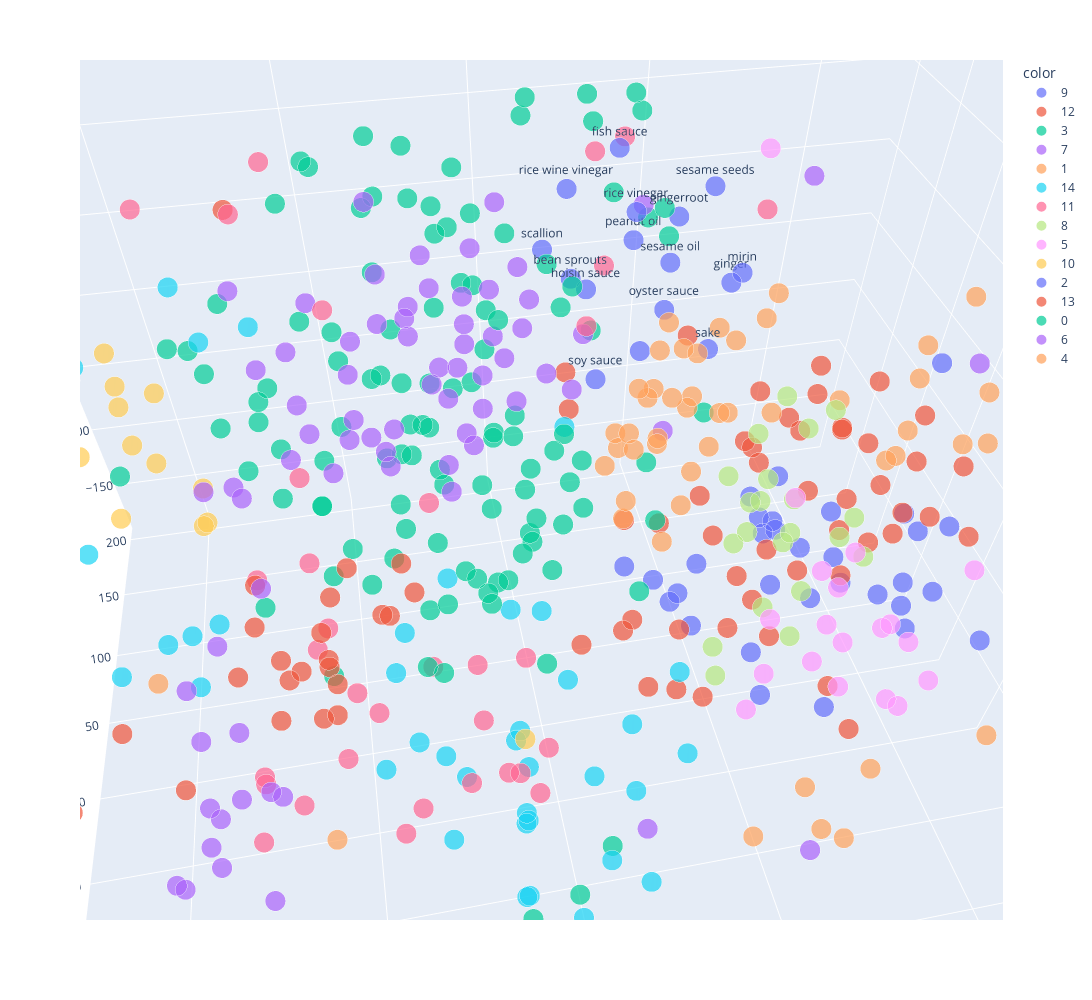

This figure's notebook cell:
### Code cell
fig = px.scatter_3d(
    x=x, y=y, z=z,
    size = [1.2 for i in sizes],
    #size = [s.values[0]**2 for s in sizes],
    #title=f'Total Explained Variance: {total_var:.2f}%',
    text=labels_filtered,
    height = 1000, 
    width = 1400, 
    color = [str(elem) for elem in kmeans]
)

#fig.update_traces(
#    textfont_size=[s.values[0]/2 for s in sizes]
#)
fig.show()

### Figure 1 — Plotly figure (JSON) as saved in the notebook; plotly's stock layout.template omitted (floating-point values rounded to 4 significant figures)
{"data": [{"hovertemplate": "color=9<br>x=%{x}<br>y=%{y}<br>z=%{z}<br>size=%{marker.size}<br>text=%{text}<extra></extra>", "legendgroup": "9", "marker": {"color": "#636efa", "size": [1.2, 1.2, 1.2, 1.2, 1.2, 1.2, 1.2, 1.2, 1.2, 1.2, 1.2, 1.2, 1.2, 1.2, 1.2, 1.2, 1.2, 1.2, 1.2, 1.2, 1.2, 1.2, 1.2, 1.2, 1.2, 1.2, 1.2, 1.2, 1.2, 1.2, 1.2, 1.2, 1.2, 1.2], "sizemode": "area", "sizeref": 0.003, "symbol": "circle"}, "mode": "markers+text", "name": "9", "scene": "scene", "showlegend": true, "text": [null, null, null, null, null, null, null, null, null, null, null, null, null, null, null, null, null, null, null, null, null, null, null, null, null, null, null, null, null, null, null, null, null, null], "type": "scatter3d", "x": [57.42, 145.9, 109.9, 105.1, 45.62, 139.6, 79.77, 83.82, 169.2, 43.2, 128.3, 174.1, 165.5, 137.4, 93.57, 170.7, 172.6, 132.0, 43.03, 119.8, 85.82, 35.48, 76.63, 61.61, 130.4, 111.5, 69.27, 59.77, 54.97, 122.1, 76.27, 50.45, 130.3, 61.37], "y": [-54.45, -71.59, -72.42, -71.89, -59.43, -69.21, 57.04, -73.11, -104.4, -91.4, 33.76, -101.0, -24.13, 39.51, -49.22, -131.1, -63.12, -77.34, -154.9, -110.1, -117.0, -91.3, -75.91, -163.5, -104.5, -116.3, 83.76, -127.8, -110.7, -42.54, -54.2, 29.27, -106.0, -110.3], "z": [4.495, 25.47, 17.8, -8.862, -12.73, -17.61, -142.6, 6.539, -12.62, 11.91, -72.43, 38.86, 74.54, -47.84, 13.23, -2.548, -30.58, 44.91, 56.6, 29.62, 59.4, 34.03, 50.16, 57.14, 5.436, 52.9, -158.5, 95.58, 84.93, 12.15, 42.11, 57.07, 68.11, 14.91]}, {"hovertemplate": "color=12<br>x=%{x}<br>y=%{y}<br>z=%{z}<br>size=%{marker.size}<br>text=%{text}<extra></extra>", "legendgroup": "12", "marker": {"color": "#EF553B", "size": [1.2, 1.2, 1.2, 1.2, 1.2, 1.2, 1.2, 1.2, 1.2, 1.2, 1.2, 1.2, 1.2, 1.2, 1.2, 1.2, 1.2, 1.2, 1.2, 1.2, 1.2, 1.2, 1.2, 1.2, 1.2, 1.2, 1.2, 1.2, 1.2, 1.2, 1.2, 1.2, 1.2, 1.2, 1.2, 1.2, 1.2, 1.2, 1.2, 1.2, 1.2, 1.2, 1.2, 1.2, 1.2, 1.2, 1.2, 1.2, 1.2, 1.2, 1.2, 1.2], "sizemode": "area", "sizeref": 0.003, "symbol": "circle"}, "mode": "markers+text", "name": "12", "scene": "scene", "showlegend": true, "text": [null, null, null, null, null, null, null, null, null, null, null, null, null, null, null, null, null, null, null, null, null, null, null, null, null, null, null, null, null, null, null, null, null, null, null, null, null, null, null, null, null, null, null, null, null, null, null, null, null, null, null, null], "type": "scatter3d", "x": [97.26, 85.39, -135.6, 33.07, 38.34, 183.1, 223.0, 75.05, -212.4, 161.4, 43.21, 68.27, 123.9, 139.4, 184.6, 118.1, 132.0, 125.0, 88.71, 183.2, 131.0, -185.7, 100.7, 64.75, 60.91, 143.9, 38.75, 187.4, 126.7, 173.9, 134.2, 68.94, 41.21, 161.7, 102.7, 107.3, 182.2, 140.7, 198.4, 115.6, 162.2, 10.03, 90.42, 150.0, 157.8, 183.3, 114.7, 103.4, 99.18, -212.0, 87.33, 42.38], "y": [-59.88, -58.02, 177.7, -23.27, -65.78, -1.431, -54.54, -5.352, -93.2, -20.61, 151.1, -30.01, -30.38, 26.23, -36.99, -6.795, -49.27, 18.86, 72.92, -58.69, 67.23, -50.33, -10.27, -29.46, -77.76, -18.42, -31.77, -24.66, -20.82, 1.711, 0.7827, 29.0, 130.7, -37.56, -128.4, -20.79, 40.87, -3.695, 13.24, -88.92, 4.993, -46.27, 6.2, 41.71, 0.8915, -7.736, 30.96, -2.293, -11.63, -26.19, -16.72, -7.874], "z": [-50.06, -22.29, 63.76, 4.326, -67.01, 23.23, -2.001, -6.127, -47.59, -40.51, -50.16, -129.7, 50.93, 37.83, 23.36, 29.34, -25.88, 13.95, 28.34, 0.4413, -10.06, -115.5, -108.7, -76.38, -63.86, -8.342, -59.14, -22.86, -54.08, -24.32, -20.0, -60.21, -61.85, -1.492, -23.92, -34.21, 9.96, 23.46, -23.17, -54.13, 3.307, -52.72, -49.76, 6.073, -53.66, -52.37, -14.83, 7.657, -63.06, -95.21, 37.16, -99.72]}, {"hovertemplate": "color=3<br>x=%{x}<br>y=%{y}<br>z=%{z}<br>size=%{marker.size}<br>text=%{text}<extra></extra>", "legendgroup": "3", "marker": {"color": "#00cc96", "size": [1.2, 1.2, 1.2, 1.2, 1.2, 1.2, 1.2, 1.2, 1.2, 1.2, 1.2, 1.2, 1.2, 1.2, 1.2, 1.2, 1.2, 1.2, 1.2, 1.2, 1.2, 1.2, 1.2, 1.2, 1.2, 1.2, 1.2, 1.2, 1.2, 1.2, 1.2, 1.2, 1.2, 1.2, 1.2, 1.2, 1.2, 1.2, 1.2, 1.2, 1.2, 1.2, 1.2, 1.2, 1.2, 1.2, 1.2, 1.2, 1.2, 1.2, 1.2, 1.2, 1.2, 1.2, 1.2, 1.2, 1.2, 1.2, 1.2, 1.2, 1.2, 1.2, 1.2, 1.2, 1.2, 1.2, 1.2, 1.2, 1.2, 1.2, 1.2, 1.2, 1.2, 1.2, 1.2, 1.2, 1.2, 1.2, 1.2, 1.2, 1.2, 1.2, 1.2, 1.2, 1.2, 1.2, 1.2, 1.2, 1.2, 1.2], "sizemode": "area", "sizeref": 0.003, "symbol": "circle"}, "mode": "markers+text", "name": "3", "scene": "scene", "showlegend": true, "text": [null, null, null, null, null, null, null, null, null, null, null, null, null, null, null, null, null, null, null, null, null, null, null, null, null, null, null, null, null, null, null, null, null, null, null, null, null, null, null, null, null, null, null, null, null, null, null, null, null, null, null, null, null, null, null, null, null, null, null, null, null, null, null, null, null, null, null, null, null, null, null, null, null, null, null, null, null, null, null, null, null, null, null, null, null, null, null, null, null, null], "type": "scatter3d", "x": [-47.73, -94.21, -70.08, -96.92, -63.78, 35.62, -57.24, -84.58, -63.41, -40.53, -27.66, 69.29, -82.51, -77.63, 19.5, -49.77, -111.4, -148.1, 15.65, -67.9, -14.02, -27.52, -48.68, -59.56, -116.9, -152.5, -30.11, -18.88, -101.5, -5.471, -17.32, -59.04, -57.98, 7.987, -30.51, -28.49, -57.8, -121.9, -87.83, -16.25, -64.74, -124.1, 59.76, -40.3, -151.8, -102.4, -9.957, 12.99, -135.3, -42.16, -160.1, -17.86, -16.34, -124.7, -43.37, -8.068, -26.3, -42.96, -9.363, -50.47, -30.29, -174.4, -97.89, -61.71, -14.75, -4.114, -16.13, 15.6, -80.46, -57.75, -110.2, -25.76, 67.41, -17.29, -69.86, -89.54, -96.18, -65.73, -64.57, 2.4, -57.3, -19.15, 3.004, -38.43, 5.17, -96.46, -82.77, 27.25, -130.6, -24.63], "y": [16.23, -54.19, -42.03, 33.29, 8.222, -56.87, -53.55, -58.26, -16.44, 158.5, -1.955, 60.05, 17.8, -93.12, 159.5, 34.67, -19.37, 78.97, -16.86, 13.35, -52.5, 178.4, -57.08, -17.67, 49.92, 43.61, 10.3, 17.61, 25.22, -125.5, 38.84, 137.4, 175.9, 2.845, 125.0, 8.695, -26.73, 10.93, 163.2, 6.168, 29.96, -50.01, -32.38, 179.3, 98.4, 108.0, -23.33, -27.08, 52.54, -63.23, 114.9, 81.53, -104.1, 66.02, 18.37, -82.3, 99.68, 69.73, 151.1, -13.2, -137.5, -3.666, -6.737, -79.1, -12.89, 22.61, 42.78, -104.3, -8.888, -8.261, 0.03665, -19.44, 87.48, -35.21, 38.31, 137.4, -103.3, 20.92, 130.6, 110.6, -13.86, 133.4, 0.6987, 57.0, -53.02, 43.31, -23.14, -70.51, 88.65, -18.72], "z": [38.79, 29.71, 21.42, 11.35, -15.47, 38.92, 103.1, 48.42, 142.3, 71.0, 16.95, 95.36, 94.36, 66.96, 109.7, 24.58, 41.89, 34.46, 106.8, 26.33, 31.51, 53.78, 82.81, 118.3, 44.56, 76.54, 116.1, 29.67, -9.957, -141.9, 81.66, 116.9, 64.27, 104.8, 69.2, 67.65, -34.95, 117.9, 90.69, -61.39, -20.84, 11.6, 71.54, 89.49, -16.5, 102.9, 4.524, 20.05, -6.753, 125.0, 22.74, 66.12, 73.91, 24.24, 0.2971, 72.09, 87.27, 20.06, 63.2, -4.692, -130.1, 51.01, 21.9, 113.2, 54.0, -14.66, 3.557, -142.6, 100.0, 85.3, 51.39, 105.7, 89.11, 84.95, 52.07, 107.2, 31.74, 67.23, 83.92, 74.19, 51.48, 99.2, -131.3, 73.14, 74.01, 83.23, 79.56, 12.11, -7.202, -31.81]}, {"hovertemplate": "color=7<br>x=%{x}<br>y=%{y}<br>z=%{z}<br>size=%{marker.size}<br>text=%{text}<extra></extra>", "legendgroup": "7", "marker": {"color": "#ab63fa", "size": [1.2, 1.2, 1.2, 1.2, 1.2, 1.2, 1.2, 1.2, 1.2, 1.2, 1.2, 1.2, 1.2, 1.2, 1.2, 1.2, 1.2, 1.2, 1.2, 1.2, 1.2, 1.2, 1.2, 1.2, 1.2, 1.2, 1.2, 1.2, 1.2, 1.2, 1.2, 1.2, 1.2, 1.2, 1.2, 1.2, 1.2, 1.2, 1.2, 1.2, 1.2, 1.2, 1.2, 1.2, 1.2, 1.2, 1.2, 1.2, 1.2, 1.2, 1.2, 1.2, 1.2], "sizemode": "area", "sizeref": 0.003, "symbol": "circle"}, "mode": "markers+text", "name": "7", "scene": "scene", "showlegend": true, "text": [null, null, null, null, null, null, null, null, null, null, null, null, null, null, null, null, null, null, null, null, null, null, null, null, null, null, null, null, null, null, null, null, null, null, null, null, null, null, null, null, null, null, null, null, null, null, null, null, null, null, null, null, null], "type": "scatter3d", "x": [-101.9, 39.07, -6.621, 54.55, -6.818, -67.59, -62.19, -77.54, -90.03, -127.4, 15.06, 64.75, -24.35, -101.1, -0.6959, 3.157, -30.85, -50.34, 20.29, -114.9, -64.81, 11.47, -34.82, 49.4, 20.17, -38.46, -11.7, -35.94, -32.78, -14.31, -34.29, -29.83, -82.18, -146.2, -62.99, -49.13, -108.8, 86.47, -63.05, -35.97, -81.0, -68.61, 3.722, -83.81, -115.2, -8.269, -46.43, 1.327, 26.7, 239.0, -8.319, -19.42, -19.95], "y": [126.5, 114.7, 187.2, -1.233, 76.06, 93.22, 144.6, 156.9, 141.6, 100.2, 151.0, -178.7, 92.24, 152.6, 154.1, 175.3, 175.7, 114.3, 94.21, 132.4, 179.2, 187.2, 140.8, 134.8, -133.4, 135.7, 198.9, 81.26, 92.61, 170.9, 111.9, 57.05, 69.98, 60.98, 83.46, 126.7, 107.4, 158.3, 97.04, 176.6, 156.9, 60.85, 92.83, 123.7, 136.3, 149.0, 156.9, 56.02, 181.2, 44.7, 141.0, 105.8, 118.5], "z": [-85.24, -33.23, 19.74, 35.05, 111.4, -54.25, 36.59, -87.98, -74.09, 17.13, 27.64, -13.94, -35.98, 18.07, 12.91, -35.41, -54.59, 28.28, -2.627, -35.26, -19.82, -62.37, 27.1, -10.54, -69.48, -34.62, -20.82, -68.34, -10.29, -20.9, -76.7, 37.8, 2.452, -24.32, 113.4, 7.509, -35.77, 53.78, -30.87, 25.17, -13.87, -13.2, -18.1, -11.14, -0.8122, -68.95, 5.428, 57.14, -15.74, 10.14, -36.73, -58.05, 4.35]}, {"hovertemplate": "color=1<br>x=%{x}<br>y=%{y}<br>z=%{z}<br>size=%{marker.size}<br>text=%{text}<extra></extra>", "legendgroup": "1", "marker": {"color": "#FFA15A", "size": [1.2, 1.2, 1.2, 1.2, 1.2, 1.2, 1.2, 1.2, 1.2, 1.2, 1.2, 1.2, 1.2, 1.2, 1.2, 1.2, 1.2, 1.2, 1.2, 1.2, 1.2, 1.2, 1.2, 1.2, 1.2, 1.2, 1.2, 1.2], "sizemode": "area", "sizeref": 0.003, "symbol": "circle"}, "mode": "markers+text", "name": "1", "scene": "scene", "showlegend": true, "text": [null, null, null, null, null, null, null, null, null, null, null, null, null, null, null, null, null, null, null, null, null, null, null, null, null, null, null, null], "type": "scatter3d", "x": [136.3, 111.3, 95.83, 138.7, 115.6, 133.6, 94.82, 95.34, 141.7, 103.0, 165.7, 77.48, 165.3, 121.4, 84.12, 105.1, 64.25, 102.9, 41.21, 138.7, 72.76, 41.62, 64.83, 124.8, 121.3, 71.98, 76.01, 56.85], "y": [-54.38, -91.0, 29.3, -89.59, -78.47, -57.28, 0.06275, -124.4, -61.8, -150.3, -112.4, 27.53, -76.44, -72.81, 49.05, -53.85, 32.23, -135.3, 27.99, -86.44, 79.36, 5.707, 47.31, -124.4, -118.3, -132.2, 65.52, 74.51], "z": [54.48, 104.9, 56.61, 116.5, 78.12, 97.65, 89.79, -75.91, 136.4, -75.9, 83.36, 27.74, 100.4, 126.5, 1.357, 88.67, -4.855, -96.86, 9.949, 89.55, -15.47, -26.74, 18.12, -69.57, 121.8, -98.47, -32.88, -44.97]}, {"hovertemplate": "color=14<br>x=%{x}<br>y=%{y}<br>z=%{z}<br>size=%{marker.size}<br>text=%{text}<extra></extra>", "legendgroup": "14", "marker": {"color": "#19d3f3", "size": [1.2, 1.2, 1.2, 1.2, 1.2, 1.2, 1.2, 1.2, 1.2, 1.2, 1.2, 1.2, 1.2, 1.2, 1.2, 1.2, 1.2, 1.2, 1.2, 1.2, 1.2, 1.2, 1.2, 1.2, 1.2, 1.2, 1.2, 1.2, 1.2, 1.2, 1.2, 1.2, 1.2, 1.2, 1.2, 1.2, 1.2, 1.2, 1.2, 1.2, 1.2, 1.2], "sizemode": "area", "sizeref": 0.003, "symbol": "circle"}, "mode": "markers+text", "name": "14", "scene": "scene", "showlegend": true, "text": [null, null, null, null, null, null, null, null, null, null, null, null, null, null, null, null, null, null, null, null, null, null, null, null, null, null, null, null, null, null, null, null, null, null, null, null, null, null, null, null, null, null], "type": "scatter3d", "x": [-135.4, -32.05, -198.9, -32.29, -69.86, -170.2, 35.33, -9.351, -104.1, -84.39, -16.18, -70.03, -159.3, -122.7, 15.87, 18.29, -50.7, -173.6, -60.31, -187.2, 10.76, -40.08, -1.203, -188.3, 30.87, -186.9, -30.91, -175.5, -29.34, -198.2, -20.96, -31.46, -53.11, -6.58, -202.2, -24.9, -37.63, -157.4, -7.083, -34.97, -61.29, -74.6], "y": [0.8097, -136.0, -43.59, -144.3, -64.52, -38.86, -126.3, -176.8, -49.75, -106.7, -83.79, -92.54, -52.86, -37.79, -125.8, -105.0, -74.61, 4.377, -134.4, -66.87, 4.002, -188.5, -193.6, -51.88, -115.9, -33.7, -105.0, -3.245, -123.5, 4.493, -187.1, -120.5, -120.9, -139.1, -52.73, -59.6, -167.7, -2.344, -93.25, -153.2, -134.2, -95.35], "z": [133.8, -31.85, 57.26, 17.28, 0.1839, -16.81, -25.03, 3.396, 148.6, -32.15, 25.98, -38.97, -31.2, 136.3, -49.49, -31.87, 42.6, -66.59, 16.94, 57.67, 40.12, 14.69, 19.99, -17.16, 17.85, 39.5, -29.44, 106.6, -62.98, 98.92, -14.71, 2.737, -23.67, -6.808, 34.24, -1.281, -34.59, -52.57, -9.435, -6.248, -46.69, 16.52]}, {"hovertemplate": "color=11<br>x=%{x}<br>y=%{y}<br>z=%{z}<br>size=%{marker.size}<br>text=%{text}<extra></extra>", "legendgroup": "11", "marker": {"color": "#FF6692", "size": [1.2, 1.2, 1.2, 1.2, 1.2, 1.2, 1.2, 1.2, 1.2, 1.2, 1.2, 1.2, 1.2, 1.2, 1.2, 1.2, 1.2, 1.2, 1.2, 1.2, 1.2, 1.2, 1.2, 1.2, 1.2, 1.2, 1.2, 1.2, 1.2, 1.2, 1.2, 1.2, 1.2], "sizemode": "area", "sizeref": 0.003, "symbol": "circle"}, "mode": "markers+text", "name": "11", "scene": "scene", "showlegend": true, "text": [null, null, null, null, null, null, null, null, null, null, null, null, null, null, null, null, null, null, null, null, null, null, null, null, null, null, null, null, null, null, null, null, null], "type": "scatter3d", "x": [-105.3, -138.3, -22.7, -142.7, -39.32, -59.98, -102.2, -112.0, -81.55, -110.5, -158.0, -98.53, -94.68, 69.53, -17.01, -18.44, 50.13, -141.2, -95.71, -114.2, -38.08, -50.14, -126.3, -49.59, -73.73, -89.32, 55.99, -128.8, -33.13, 120.4, -7.414, 37.67, -87.81], "y": [-59.66, -84.19, -59.91, -67.82, -45.29, -55.66, -45.55, 14.67, -106.8, 11.92, 78.81, 32.15, -133.0, 143.5, -49.34, -92.36, 126.1, -105.3, -49.38, 67.35, -42.82, 55.08, -81.29, -88.95, -72.99, 94.07, 120.8, -28.69, -95.07, 73.77, -57.28, 79.85, -48.08], "z": [-96.34, -65.64, -136.5, -86.85, -57.26, -38.76, -13.35, -37.14, -88.05, 153.7, 122.7, 162.0, 87.38, 101.9, -51.93, -99.79, 104.5, -76.51, -58.72, -29.71, -108.9, -48.05, -94.14, -86.07, -131.2, 52.68, 42.89, 4.937, -71.65, 95.39, -120.9, 36.16, -79.57]}, {"hovertemplate": "color=8<br>x=%{x}<br>y=%{y}<br>z=%{z}<br>size=%{marker.size}<br>text=%{text}<extra></extra>", "legendgroup": "8", "marker": {"color": "#B6E880", "size": [1.2, 1.2, 1.2, 1.2, 1.2, 1.2, 1.2, 1.2, 1.2, 1.2, 1.2, 1.2, 1.2, 1.2, 1.2, 1.2, 1.2, 1.2, 1.2, 1.2, 1.2], "sizemode": "area", "sizeref": 0.003, "symbol": "circle"}, "mode": "markers+text", "name": "8", "scene": "scene", "showlegend": true, "text": [null, null, null, null, null, null, null, null, null, null, null, null, null, null, null, null, null, null, null, null, null], "type": "scatter3d", "x": [101.8, 157.6, 151.9, 128.8, 147.7, 163.3, 146.0, 199.3, 192.9, 176.4, 198.5, 165.4, 200.5, 181.0, 99.54, 161.9, 156.2, 138.5, 166.7, 164.0, 200.2], "y": [-5.414, 101.4, 77.31, 59.23, 85.87, 57.09, 119.6, 51.81, 117.0, 85.01, 59.19, 32.05, 33.15, 131.1, 0.5023, 121.4, 16.33, 24.7, 68.7, 104.1, 103.7], "z": [-160.8, -163.0, -89.35, -122.1, -117.2, -117.4, -126.6, -105.7, -90.71, -119.1, -130.8, -143.0, -120.4, -74.22, -140.1, -93.81, -165.1, -143.3, -139.3, -137.5, -65.38]}, {"hovertemplate": "color=5<br>x=%{x}<br>y=%{y}<br>z=%{z}<br>size=%{marker.size}<br>text=%{text}<extra></extra>", "legendgroup": "5", "marker": {"color": "#FF97FF", "size": [1.2, 1.2, 1.2, 1.2, 1.2, 1.2, 1.2, 1.2, 1.2, 1.2, 1.2, 1.2, 1.2, 1.2, 1.2, 1.2, 1.2, 1.2, 1.2, 1.2], "sizemode": "area", "sizeref": 0.003, "symbol": "circle"}, "mode": "markers+text", "name": "5", "scene": "scene", "showlegend": true, "text": [null, null, null, null, null, null, null, null, null, null, null, null, null, null, null, null, null, null, null, null], "type": "scatter3d", "x": [99.1, 150.9, 224.8, 170.8, 182.1, 143.0, 90.29, 85.09, 195.2, -21.01, 172.6, 152.6, 147.9, 162.5, 166.8, 172.2, 188.8, 164.1, 163.2, 130.9], "y": [-60.74, 39.58, -26.4, -63.35, 15.9, -60.32, -67.8, 2.446, -11.4, 184.8, -44.27, -18.41, -27.62, 12.58, -0.8219, -62.63, -66.86, -81.21, -24.92, 0.09113], "z": [-79.93, -67.22, -69.11, -68.8, -93.34, -103.8, -98.25, 164.6, -130.7, 155.4, -79.41, -142.4, -64.4, -101.1, -134.2, -120.0, -101.4, -96.1, -118.3, -121.5]}, {"hovertemplate": "color=10<br>x=%{x}<br>y=%{y}<br>z=%{z}<br>size=%{marker.size}<br>text=%{text}<extra></extra>", "legendgroup": "10", "marker": {"color": "#FECB52", "size": [1.2, 1.2, 1.2, 1.2, 1.2, 1.2, 1.2, 1.2, 1.2, 1.2, 1.2, 1.2, 1.2, 1.2, 1.2, 1.2, 1.2], "sizemode": "area", "sizeref": 0.003, "symbol": "circle"}, "mode": "markers+text", "name": "10", "scene": "scene", "showlegend": true, "text": [null, null, null, null, null, null, null, null, null, null, null, null, null, null, null, null, null], "type": "scatter3d", "x": [-176.8, -171.6, -210.1, -188.1, -186.4, -201.4, -149.6, -216.1, -238.2, -181.2, -176.9, -228.6, -12.45, -141.6, -154.2, -191.5, -226.1], "y": [56.72, 23.71, 86.49, 17.2, 63.89, 36.45, 5.564, 55.84, 45.08, 52.71, 93.05, 68.17, -13.95, -32.24, 35.13, 79.26, 46.39], "z": [1.965, 92.17, 34.18, 7.007, 32.68, 29.26, 9.007, 49.87, 39.11, 53.24, 15.6, 19.02, -181.2, 45.2, 2.049, -4.329, 9.415]}, {"hovertemplate": "color=2<br>x=%{x}<br>y=%{y}<br>z=%{z}<br>size=%{marker.size}<br>text=%{text}<extra></extra>", "legendgroup": "2", "marker": {"color": "#636efa", "size": [1.2, 1.2, 1.2, 1.2, 1.2, 1.2, 1.2, 1.2, 1.2, 1.2, 1.2, 1.2, 1.2, 1.2, 1.2, 1.2, 1.2], "sizemode": "area", "sizeref": 0.003, "symbol": "circle"}, "mode": "markers+text", "name": "2", "scene": "scene", "showlegend": true, "text": ["soy sauce", "ginger", "scallions", "sesame oil", "fresh ginger", "sesame seeds", "rice vinegar", "fish sauce", "peanut oil", "scallion", "bean sprouts", "rice wine vinegar", "hoisin sauce", "oyster sauce", "gingerroot", "sake", "mirin"], "type": "scatter3d", "x": [0.3159, 61.69, -234.9, 17.08, 32.74, 42.45, 15.48, 21.95, 23.13, -2.575, -1.23, -1.452, -2.876, 25.37, 44.53, 29.42, 44.47], "y": [-86.43, -35.65, -16.22, -97.03, -192.1, -57.73, -66.92, -20.66, -40.1, -13.24, -55.01, -47.41, -82.93, -71.69, -21.77, -102.2, -83.44], "z": [140.9, 135.0, -14.49, 187.6, -58.3, 186.6, 186.0, 182.4, 159.4, 142.2, 157.2, 184.6, 172.0, 153.3, 155.2, 160.2, 172.2]}, {"hovertemplate": "color=13<br>x=%{x}<br>y=%{y}<br>z=%{z}<br>size=%{marker.size}<br>text=%{text}<extra></extra>", "legendgroup": "13", "marker": {"color": "#EF553B", "size": [1.2, 1.2, 1.2, 1.2, 1.2, 1.2, 1.2, 1.2, 1.2, 1.2, 1.2, 1.2, 1.2, 1.2, 1.2, 1.2, 1.2, 1.2, 1.2], "sizemode": "area", "sizeref": 0.003, "symbol": "circle"}, "mode": "markers+text", "name": "13", "scene": "scene", "showlegend": true, "text": [null, null, null, null, null, null, null, null, null, null, null, null, null, null, null, null, null, null, null], "type": "scatter3d", "x": [-145.2, -110.7, -109.7, -156.4, -69.2, -95.48, -141.3, -124.7, -78.49, -113.3, -119.1, -64.03, -146.3, -129.2, -134.4, -146.4, -83.07, -113.4, -114.6], "y": [38.82, -11.73, 44.2, -6.651, 63.5, 19.62, 27.66, 14.48, 21.74, 19.86, 45.03, 59.69, 14.89, -22.21, 39.05, 8.109, 35.44, -6.275, 17.68], "z": [-75.15, -86.88, -99.9, -90.69, -102.3, -50.08, -127.8, -170.5, -95.33, -146.9, -130.6, -124.7, -79.94, -78.36, -156.0, -156.4, -110.6, -138.2, -120.2]}, {"hovertemplate": "color=0<br>x=%{x}<br>y=%{y}<br>z=%{z}<br>size=%{marker.size}<br>text=%{text}<extra></extra>", "legendgroup": "0", "marker": {"color": "#00cc96", "size": [1.2, 1.2, 1.2, 1.2, 1.2, 1.2, 1.2, 1.2, 1.2, 1.2, 1.2, 1.2, 1.2, 1.2, 1.2, 1.2, 1.2, 1.2, 1.2, 1.2, 1.2, 1.2, 1.2, 1.2, 1.2, 1.2, 1.2, 1.2], "sizemode": "area", "sizeref": 0.003, "symbol": "circle"}, "mode": "markers+text", "name": "0", "scene": "scene", "showlegend": true, "text": [null, null, null, null, null, null, null, null, null, null, null, null, null, null, null, null, null, null, null, null, null, null, null, null, null, null, null, null], "type": "scatter3d", "x": [-53.8, -23.4, 36.21, -18.58, -34.64, -62.21, 35.14, -26.05, 37.96, 19.62, 14.56, -27.68, 43.2, -47.9, 16.67, 6.138, 6.707, 28.69, 52.94, 44.73, 22.22, 28.6, 24.0, 50.52, 15.86, -5.26, 3.652, -1.833], "y": [7.604, 38.23, -36.86, 65.27, 42.25, -0.4029, 32.35, 71.01, 82.6, 68.1, 66.36, -33.7, 28.02, 5.318, 76.16, 48.33, 72.58, 56.39, 71.36, 73.29, 56.32, 88.56, 53.57, 13.03, 12.45, 88.54, 50.54, 47.6], "z": [-134.6, -108.9, 52.31, -152.9, -92.04, -115.5, 135.8, -134.1, 141.3, -34.54, 188.9, 34.27, 170.8, -72.47, 76.95, -64.13, 159.0, 165.7, 157.6, 184.6, -12.58, 170.9, 78.75, 138.2, -3.355, 39.53, -28.36, -90.27]}, {"hovertemplate": "color=6<br>x=%{x}<br>y=%{y}<br>z=%{z}<br>size=%{marker.size}<br>text=%{text}<extra></extra>", "legendgroup": "6", "marker": {"color": "#ab63fa", "size": [1.2, 1.2, 1.2, 1.2, 1.2, 1.2, 1.2, 1.2, 1.2, 1.2, 1.2, 1.2, 1.2, 1.2, 1.2, 1.2, 1.2, 1.2, 1.2, 1.2, 1.2], "sizemode": "area", "sizeref": 0.003, "symbol": "circle"}, "mode": "markers+text", "name": "6", "scene": "scene", "showlegend": true, "text": [null, null, null, null, null, null, null, null, null, null, null, null, null, null, null, null, null, null, null, null, null], "type": "scatter3d", "x": [-100.9, -159.6, -125.6, -124.0, -130.4, -157.8, -124.9, -113.2, -154.2, -122.5, -150.5, -142.6, -150.2, -140.1, -120.5, -131.6, -133.8, -118.6, 121.3, -117.1, -137.3], "y": [-47.5, -149.9, -161.8, -158.6, -61.15, -101.0, -125.2, -13.71, -124.1, -42.08, -163.5, -133.2, -94.38, -127.6, -128.7, -103.2, -169.7, -72.9, 36.06, -155.7, -96.29], "z": [88.05, -12.85, -12.97, 52.4, 90.77, -48.84, 86.27, 139.1, -38.23, 66.93, 10.61, -1.999, 24.19, 40.1, -1.753, -40.34, 33.01, 49.98, 132.2, -68.15, -5.051]}, {"hovertemplate": "color=4<br>x=%{x}<br>y=%{y}<br>z=%{z}<br>size=%{marker.size}<br>text=%{text}<extra></extra>", "legendgroup": "4", "marker": {"color": "#FFA15A", "size": [1.2, 1.2, 1.2, 1.2, 1.2, 1.2, 1.2, 1.2, 1.2, 1.2, 1.2, 1.2, 1.2, 1.2, 1.2, 1.2, 1.2, 1.2, 1.2, 1.2, 1.2, 1.2], "sizemode": "area", "sizeref": 0.003, "symbol": "circle"}, "mode": "markers+text", "name": "4", "scene": "scene", "showlegend": true, "text": [null, null, null, null, null, null, null, null, null, null, null, null, null, null, null, null, null, null, null, null, null, null], "type": "scatter3d", "x": [102.0, 155.8, 110.6, 82.26, 78.97, 115.2, 122.1, 98.46, 121.5, 121.3, 78.0, 86.5, 65.21, -203.6, 154.8, 108.9, 74.44, 131.6, -120.9, 62.15, 88.18, 107.0], "y": [111.9, 97.91, 97.0, 94.65, 127.6, 86.85, 141.4, 111.8, 82.48, -171.7, 45.28, 45.61, 78.93, 17.07, 116.2, 81.82, 100.8, 117.0, -60.92, 118.2, 144.4, 155.4], "z": [-11.15, -55.23, -94.39, 3.46, -84.95, -65.33, -39.83, -46.34, -36.53, 35.07, -94.65, -66.71, -92.93, -117.5, 16.07, 23.92, -73.41, -67.87, -170.7, -100.9, -64.43, -25.13]}], "layout": {"height": 1000, "legend": {"itemsizing": "constant", "title": {"text": "color"}, "tracegroupgap": 0}, "margin": {"t": 60}, "scene": {"aspectmode": "auto", "aspectratio": {"x": 1.162, "y": 0.9556, "z": 0.9009}, "camera": {"center": {"x": 0, "y": 0, "z": 0}, "eye": {"x": -0.1455, "y": -0.7618, "z": 0.7819}, "projection": {"type": "perspective"}, "up": {"x": -2.819e-18, "y": -1.453e-17, "z": 1}}, "domain": {"x": [0, 1], "y": [0, 1]}, "xaxis": {"title": {"text": "x"}, "type": "linear"}, "yaxis": {"title": {"text": "y"}, "type": "linear"}, "zaxis": {"title": {"text": "z"}, "type": "linear"}}, "width": 1400}}
